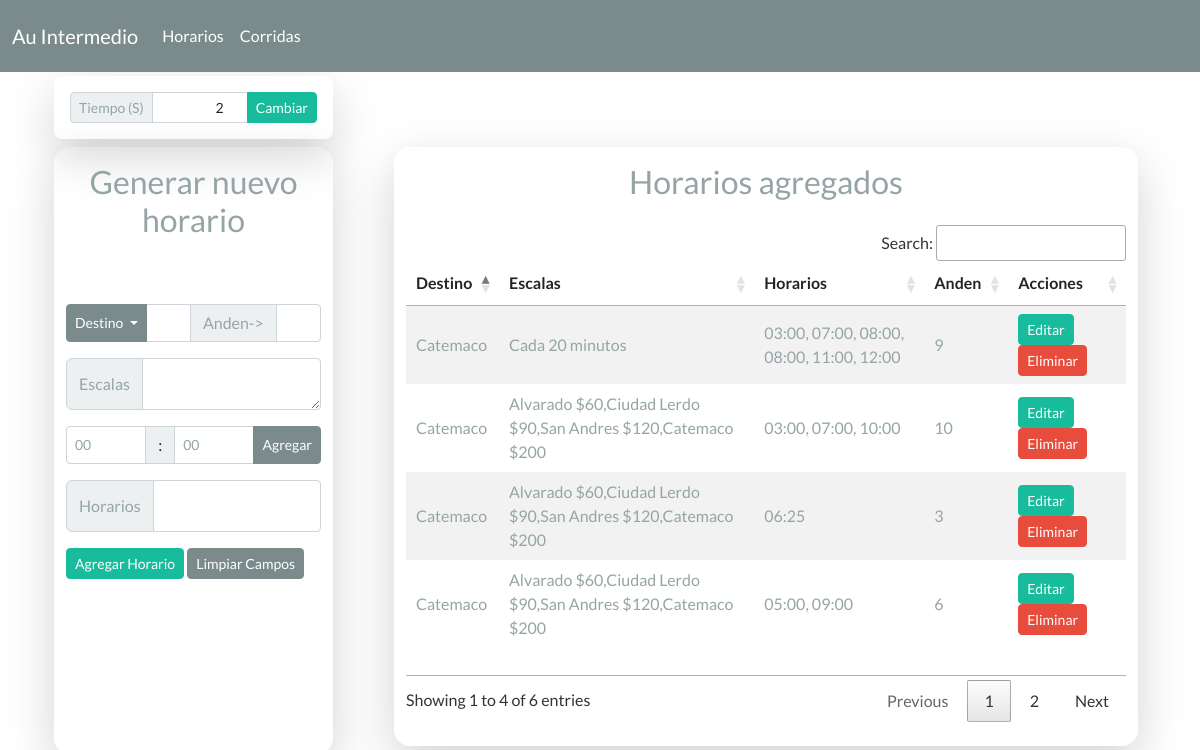
The app's page /horarios with its own data.
### app.py (models this page shows)
class Time(db.Model):
    __tablename__ = "time"
    id = db.Column(db.Integer, primary_key = True)
    time = db.Column(db.Integer)

class Horarios(db.Model):
    __tablename__ = "horario"
    id = db.Column(db.Integer, primary_key = True)
    destino = db.Column(db.String(100), nullable = False)
    escala = db.Column(db.String, nullable = False)
    horario = db.Column(db.String, nullable = False)
    anden = db.Column(db.Integer, nullable = False)

### app.py (the view, shortened to what this page needs)
@app.route('/horarios', methods = ['GET', 'POST']) # pagina de Horarios
def horarios():
    return render_template('horarios.html', horarios = Horarios.query, corridas = Corrida.query, time = Time.query.first())

### templates/horarios.html (shortened to what this page needs)
{% extends 'base.html' %}
    {% block content %}
      <div class="row">
        <div class="col-sm-12 col-md-12 col-lg-3 col-xl-3 bg-transparent shadow-lg p-2 rounded-3 ms-4">
          <form action="/time" method="post">
            <div class="input-group input-group-sm p-2 ">
              <span class="input-group-text text-secondary">Tiempo (S)</span>
              <input type="number" class="form-control form-control-sm text-end" name="time" value="{{time.time}}" required>
              <button class="btn btn-success btn-sm" type="submit">Cambiar</button>
            </div>
          </form>
        </div>
      </div>
      <div class="row justify-content-between">
      <div class="formcontent col-md-12 col-ms-12 col-lg-3 ms-4 mt-2 rounded-4 shadow-lg bg-transparent">
        <div class="row titulo p-3">
          <h3 class="mb-5 text-center text-secondary">Generar nuevo horario</h3>
        </div>
        <form class="mb-5" action="/horarios" method="post">
        <div class="input-group mb-3">
          <button class="btn btn-dark dropdown-toggle btn-sm " type="button" data-bs-toggle="dropdown" aria-expanded="false">
            Destino
          </button>
          <input type="text" id="destino"name="destino" class="form-control form-control-sm" readonly>
          <span class="input-group-text text-secondary">Anden-></span>
          <input type="number" id="anden" name="anden" class="form-control form-control-sm">
        </div>
      <div class="input-group mb-3">
        <span class="input-group-text text-secondary">Escalas</span>
        <textarea class="form-control form-control-sm" placeholder="" id="escala" name="escala" readonly></textarea>
      </div>
      <div class="input-group mb-3">
        <select name="hora" id="hora" class="form-control form-control-sm text-secondary">
           <option value = "00"> 00 </option>
        </select>
        <span class="input-group-text"> : </span>
        <select name="minuto" id="minuto" class="form-control form-control-sm text-secondary">
          <option value="00">00</option>
        </select>
        <button class="btn btn-dark btn-sm" onclick="add_hora()" type="button">Agregar</button>
      </div>
      <div class="input-group mb-3">
        <span class="input-group-text text-secondary">Horarios</span>
        <textarea class="form-control form-control-sm" placeholder="" id="horarios" name="horarios" readonly></textarea>
      </div>
      <button class="btn btn-success btn-sm" type="submit">Agregar Horario</button>
      <button class="btn btn-dark btn-sm" onclick="reset()" type="button">Limpiar Campos</button>
      </form>
      </div>
      <div class="tablecontent col-md-12 col-sm-12 col-lg-8 rounded-4 m-2 shadow-lg bg-transparent">
          <div class="row titulo p-3">
            <h3 class="mb-2 text-center text-secondary">Horarios agregados</h3>
          </div>
          <table class="table table-sm table-defauld table-striped table-hover align-middle table-borderless" id="myTable">
            <thead>
              <tr>
                <th>Destino</th>
                <th>Escalas</th>
                <th>Horarios</th>
                <th>Anden</th>
                <th>Acciones</th>
              </tr>
            </thead>
            <tbody>
              {% for i in horarios%}
              <tr>
                <td class="text-secondary">{{i.destino}}</td>
                <td class="text-secondary">{{i.escala}}</td>
                <td class="text-secondary">{{i.horario}}</td>
                <td class="text-secondary">{{i.anden}}</td>
                <td class="text-secondary">
                  <a href="/modal/{{i.id}}" class="btn btn-sm btn-success">Editar</a>
                  <a href="/delete/{{i.id}}" class=" btn btn-sm btn-danger">Eliminar</a>
                </td>
              </tr>
              {% endfor %}
            </tbody>
          </table>
          <br>
      </div>
      </div>
    {% endblock %}

### static/css/main.css (style rules this page uses)
#horarios { resize: none; }

### static/css/datatable.css (style rules this page uses)
table.dataTable thead>tr>th.sorting,table.dataTable thead>tr>th.sorting_asc,table.dataTable thead>tr>th.sorting_desc,table.dataTable thead>tr>th.sorting_asc_disabled,table.dataTable thead>tr>th.sorting_desc_disabled,table.dataTable thead>tr>td.sorting,table.dataTable thead>tr>td.sorting_asc,table.dataTable thead>tr>td.sorting_desc,table.dataTable thead>tr>td.sorting_asc_disabled,table.dataTable thead>tr>td.sorting_desc_disabled { cursor:pointer;position:relative;padding-right:26px }
table.dataTable thead>tr>th.sorting:before,table.dataTable thead>tr>th.sorting:after,table.dataTable thead>tr>th.sorting_asc:before,table.dataTable thead>tr>th.sorting_asc:after,table.dataTable thead>tr>th.sorting_desc:before,table.dataTable thead>tr>th.sorting_desc:after,table.dataTable thead>tr>th.sorting_asc_disabled:before,table.dataTable thead>tr>th.sorting_asc_disabled:after,table.dataTable thead>tr>th.sorting_desc_disabled:before,table.dataTable thead>tr>th.sorting_desc_disabled:after,table.dataTable thead>tr>td.sorting:before,table.dataTable thead>tr>td.sorting:after,table.dataTable thead>tr>td.sorting_asc:before,table.dataTable thead>tr>td.sorting_asc:after,table.dataTable thead>tr>td.sorting_desc:before,table.dataTable thead>tr>td.sorting_desc:after,table.dataTable thead>tr>td.sorting_asc_disabled:before,table.dataTable thead>tr>td.sorting_asc_disabled:after,table.dataTable thead>tr>td.sorting_desc_disabled:before,table.dataTable thead>tr>td.sorting_desc_disabled:after { position:absolute;display:block;opacity:.125;right:10px;line-height:9px;font-size:.9em }
table.dataTable thead>tr>th.sorting:before,table.dataTable thead>tr>th.sorting_asc:before,table.dataTable thead>tr>th.sorting_desc:before,table.dataTable thead>tr>th.sorting_asc_disabled:before,table.dataTable thead>tr>th.sorting_desc_disabled:before,table.dataTable thead>tr>td.sorting:before,table.dataTable thead>tr>td.sorting_asc:before,table.dataTable thead>tr>td.sorting_desc:before,table.dataTable thead>tr>td.sorting_asc_disabled:before,table.dataTable thead>tr>td.sorting_desc_disabled:before { bottom:50%;content:"▴" }
table.dataTable thead>tr>th.sorting:after,table.dataTable thead>tr>th.sorting_asc:after,table.dataTable thead>tr>th.sorting_desc:after,table.dataTable thead>tr>th.sorting_asc_disabled:after,table.dataTable thead>tr>th.sorting_desc_disabled:after,table.dataTable thead>tr>td.sorting:after,table.dataTable thead>tr>td.sorting_asc:after,table.dataTable thead>tr>td.sorting_desc:after,table.dataTable thead>tr>td.sorting_asc_disabled:after,table.dataTable thead>tr>td.sorting_desc_disabled:after { top:50%;content:"▾" }
table.dataTable thead>tr>th.sorting_asc:before,table.dataTable thead>tr>th.sorting_desc:after,table.dataTable thead>tr>td.sorting_asc:before,table.dataTable thead>tr>td.sorting_desc:after { opacity:.6 }
div.dataTables_scrollBody table.dataTable thead>tr>th:before,div.dataTables_scrollBody table.dataTable thead>tr>th:after,div.dataTables_scrollBody table.dataTable thead>tr>td:before,div.dataTables_scrollBody table.dataTable thead>tr>td:after { display:none }
table.dataTable thead th,table.dataTable thead td,table.dataTable tfoot th,table.dataTable tfoot td { text-align:left }
table.dataTable { width:100%;margin:0 auto;clear:both;border-collapse:separate;border-spacing:0 }
table.dataTable thead th,table.dataTable tfoot th { font-weight:bold }
table.dataTable thead th,table.dataTable thead td { padding:10px;border-bottom:1px solid rgba(0, 0, 0, 0.3) }
table.dataTable tbody tr { background-color:transparent }
table.dataTable tbody th,table.dataTable tbody td { padding:8px 10px }
table.dataTable.no-footer { border-bottom:1px solid rgba(0, 0, 0, 0.3) }
table.dataTable th,table.dataTable td { box-sizing:content-box }
.dataTables_wrapper .dataTables_scroll div.dataTables_scrollBody>table>thead>tr>th,.dataTables_wrapper .dataTables_scroll div.dataTables_scrollBody>table>thead>tr>td,.dataTables_wrapper .dataTables_scroll div.dataTables_scrollBody>table>tbody>tr>th,.dataTables_wrapper .dataTables_scroll div.dataTables_scrollBody>table>tbody>tr>td { vertical-align:middle }
.dataTables_wrapper.no-footer div.dataTables_scrollHead table.dataTable,.dataTables_wrapper.no-footer div.dataTables_scrollBody>table { border-bottom:none }

### records on screen
Time: time "2"
Horarios: destino "Catemaco", escala "Cada 20 minutos", horario "03:00, 07:00, 08:00, 08:00, 11:00, 12:00", anden "9"
Horarios: destino "Catemaco", escala "Alvarado $60,Ciudad Lerdo $90,San Andres $120,Catemaco $200", horario "03:00, 07:00, 10:00", anden "10"
Horarios: destino "Catemaco", escala "Alvarado $60,Ciudad Lerdo $90,San Andres $120,Catemaco $200", horario "06:25", anden "3"
Horarios: destino "Catemaco", escala "Alvarado $60,Ciudad Lerdo $90,San Andres $120,Catemaco $200", horario "05:00, 09:00", anden "6"
